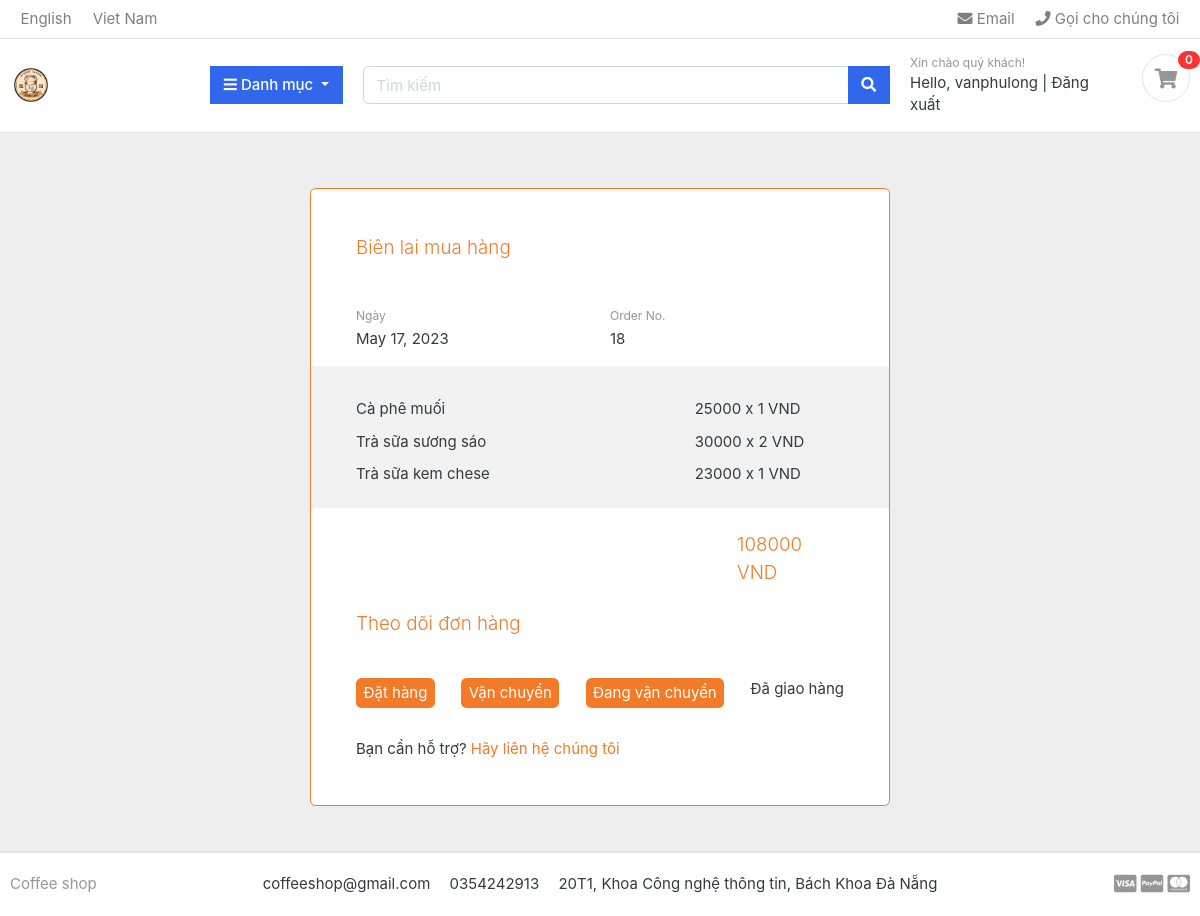
Page /cart/order-detail/18/ (signed in) on the committed database.
### cart/models.py (models this page shows, shortened)
class Order(models.Model):
    customer = models.ForeignKey(Customer, on_delete=models.SET_NULL, null=True)
    date_ordered = models.DateTimeField(default=now)
    complete = models.BooleanField(default=False)
    @property
    def get_cart_total(self):
        orderitems = self.orderitem_set.all()
        total = sum([item.get_total for item in orderitems])
        return total
    @property
    def get_cart_items(self):
        orderitems = self.orderitem_set.all()
        total = sum([item.quantity for item in orderitems])
        return total

class OrderItem(models.Model):
    product = models.ForeignKey(Product, on_delete=models.SET_NULL, null=True)
    order = models.ForeignKey(Order, on_delete=models.SET_NULL, null=True)
    quantity = models.IntegerField(default=0)
    date_added = models.DateTimeField(default=now)
    @property
    def get_total(self):
        total = self.product.price * self.quantity
        return total

### coffee/models.py (models this page shows, shortened)
class Product(models.Model):
    name = models.CharField(max_length=255, unique=True)
    slug = models.SlugField(max_length=100, unique=True)
    price = models.FloatField()
    quantity = models.IntegerField()
    category = models.ForeignKey(Category, on_delete=models.CASCADE)
    image = models.ImageField(max_length=100, upload_to='products/images', blank=True)
    description = models.TextField(max_length=2048, blank=True, default='')

### cart/views.py (the view)
# urls.py: path('order-detail/<int:order_id>/', views.orderDetail, name='order-detail'),
def orderDetail(request,order_id):
    if request.user.is_authenticated:
        data = cartData(request)
        cartItems = data['cartItems']
        customer = request.user.customer
        order = Order.objects.filter(customer=customer, complete=True, id=order_id)
        items = OrderItem.objects.filter(order=order[0])
        return render(request, "order-detail.html", {'items':items, 'order':order[0], 'cartItems':cartItems, 'alert':False})
    else:
        return render(request, "order.html")

### cart/inherit.py (called while the page is built, shortened)
def cartData(request):
    if request.user.is_authenticated:
        customer = request.user.customer
        order, created = Order.objects.get_or_create(customer=customer, complete=False)
        items = order.orderitem_set.all()
        cartItems = order.get_cart_items
    return {'cartItems':cartItems, 'items':items, 'order':order}

### category/context_processors.py (called while the page is built)
def menu_links(request):
    links = Category.objects.all()
    return dict(links=links)

### category/models.py (called while the page is built)
    def get_url(self):
        return reverse('products_by_category', args=[self.slug])

### templates/order-detail.html (shortened to what this page needs)
{% extends 'base.html' %}
{% load static %}
{% block content %}
<section class="h-100 h-custom" style="background-color: #eee;">
    <div class="container py-5 h-100">
      <div class="row d-flex justify-content-center align-items-center h-100">
        <div class="col-lg-8 col-xl-6">
          <div class="card border-top border-bottom border-3" style="border-color: #f37a27 !important;">
            <div class="card-body p-5">
              <p class="lead fw-bold mb-5" style="color: #f37a27;">Biên lai mua hàng</p>
              <div class="row">
                <div class="col mb-3">
                  <p class="small text-muted mb-1">Ngày</p>
                  <p>{{order.date_ordered.date}}</p>
                </div>
                <div class="col mb-3">
                  <p class="small text-muted mb-1">Order No.</p>
                  <p>{{order.id}}</p>
                </div>
              </div>
              <div class="mx-n5 px-5 py-4" style="background-color: #f2f2f2;">
                {% for item in items %}
                <div class="row">
                  <div class="col-md-8 col-lg-8">
                    <p>{{item.product.name}}</p>
                  </div>
                  <div class="col-md-5 col-lg-4">
                    <p>{{item.product.price|floatformat:0}} x {{item.quantity}} VND</p>
                  </div>
                </div>
                {% endfor %}
              </div>
              <div class="row my-4">
                <div class="col-md-4 offset-md-8 col-lg-3 offset-lg-9">
                  <p class="lead fw-bold mb-0" style="color: #f37a27;">{{order.get_cart_total|floatformat:0}} VND</p>
                </div>
              </div>
              <p class="lead fw-bold mb-4 pb-2" style="color: #f37a27;">Theo dõi đơn hàng</p>
              <div class="row">
                <div class="col-lg-12">
                  <div class="horizontal-timeline">
                    <ul class="list-inline items d-flex justify-content-between">
                      <li class="list-inline-item items-list">
                        <p class="py-1 px-2 rounded text-white" style="background-color: #f37a27;">Đặt hàng</p
                          class="py-1 px-2 rounded text-white" style="background-color: #f37a27;">
                      </li>
                      <li class="list-inline-item items-list">
                        <p class="py-1 px-2 rounded text-white" style="background-color: #f37a27;">Vận chuyển</p
                          class="py-1 px-2 rounded text-white" style="background-color: #f37a27;">
                      </li>
                      <li class="list-inline-item items-list">
                        <p class="py-1 px-2 rounded text-white" style="background-color: #f37a27;">Đang vận chuyển
                        </p>
                      </li>
                      <li class="list-inline-item items-list text-end" style="margin-right: 8px;">
                        <p style="margin-right: -8px;">Đã giao hàng</p>
                      </li>
                    </ul>
                  </div>
                </div>
              </div>
              <p class="mt-4 pt-2 mb-0">Bạn cần hỗ trợ? <a href="#!" style="color: #f37a27;">Hãy liên hệ chúng tôi</a></p>
            </div>
          </div>
        </div>
      </div>
    </div>
  </section>
  {% endblock %}

### templates/includes/navbar.html (shortened to what this page needs)
{% load static %}
<header class="section-header">
    <nav class="navbar p-md-0 navbar-expand-sm navbar-light border-bottom">
        <div class="container">
            <div class="collapse navbar-collapse" id="navbarTop4">
                <ul class="navbar-nav mr-auto">
                    <li class="nav-item dropdown">
                        <a href="#" class="nav-link"> English </a>
                    </li>
                    <li class="nav-item dropdown">
                        <a href="#" class="nav-link"> Viet Nam </a>
                    </li>
                </ul>
                <ul class="navbar-nav">
                    <li><a href="#" class="nav-link"> <i class="fa fa-envelope"></i> Email </a></li>
                    <li><a href="#" class="nav-link"> <i class="fa fa-phone"></i> Gọi cho chúng tôi </a></li>
                </ul>
            </div>
        </div>
    </nav>
    <section class="header-main border-bottom">
        <div class="container">
            <div class="row align-items-center">
                <div class="col-lg-2 col-md-3 col-6">
                    <a href="{% url 'home' %}" class="brand-wrap">
                        <img class="logo" src="{% static 'images/logo-shop.png' %}">
                    </a>
                </div>
                <div class="col-lg col-sm col-md col-6 flex-grow-0">
                    <div class="category-wrap dropdown d-inline-block float-right">
                        <button type="button" class="btn btn-primary dropdown-toggle" data-toggle="dropdown">
                            <i class="fa fa-bars"></i> Danh mục
                        </button>
                    </div>
                </div>
                <div class="col-lg  col-md-6 col-sm-12 col">
                    <form action="{% url 'search' %}" class="search">
                        <div class="input-group w-100">
                            <input type="text" class="form-control" style="width:60%;" placeholder="Tìm kiếm" name="keyword">
                            <div class="input-group-append">
                                <button class="btn btn-primary" type="submit">
                                    <i class="fa fa-search"></i>
                                </button>
                            </div>
                        </div>
                    </form>
                </div>
                <div class="col-lg-3 col-sm-6 col-8 order-2 order-lg-3">
                    <div class="d-flex justify-content-end mb-3 mb-lg-0">
                        <div class="widget-header">
                            <small class="title text-muted">Xin chào quý khách!</small>
                            <div>
                                {% if request.user.is_active %}
                                <span class="greet">Hello, {{request.user}}</span> <span class="dark-transp"> | </span>
                                <span><a class="greet" href="{% url 'logout' %}">Đăng xuất</a></span>
                                {% else %}
                                <a href="{% url 'login' %}">Đăng nhập</a> <span class="dark-transp"> | </span>
                                <a href="{%url 'register' %}">Đăng ký</a>
                                {% endif %}
                            </div>
                        </div>
                        <a href="/cart" class="widget-header pl-3 ml-3">
                            <div class="icon icon-sm rounded-circle border"><i class="fa fa-shopping-cart"></i></div>
                            <span class="badge badge-pill badge-danger notify">{{cartItems}}</span>
                        </a>
                    </div>
                </div>
            </div>
        </div>
    </section>
</header>

### static/css/custom.css (style rules this page uses)
.col-lg-4, .col-lg-6, .col-lg-8, .col-lg-12 { margin-top: 10px; }
.btn { border-radius: 0; }

### static/css/ui.css (style rules this page uses)
html { font-family: "Inter", sans-serif; font-size: 15px; }
.icon-xs, .icon-sm, .icon-md, .icon-lg { display: inline-block; text-align: center; flex-shrink: 0; flex-grow: 0; }
.icon-sm { width: 48px; height: 48px; line-height: 48px !important; font-size: 20px; }
p:last-child { margin-bottom: 0; }
.header-main { position: relative; padding-top: 1rem; padding-bottom: 1rem; }
.brand-wrap .logo, .navbar-brand .logo { margin-right: 7px; max-height: 42px; display: inline-block; }
.widget-header { display: inline-block; vertical-align: middle; position: relative; }
.widget-header a { color: #343a40; }
.widget-header i { color: #969696; }
.widget-header .title { display: block; }
.widget-header .notify { position: absolute; top: -3px; right: -10px; }
.list-inline { margin-bottom: 0; }
.list-inline-item { vertical-align: middle; }
[class*=list-] li:after { visibility: hidden; display: block; content: ""; overflow: hidden; height: 0; clear: both; }
.notify { position: absolute; top: -4px; right: -10px; display: inline-block; padding: 0.25em 0.6em; font-size: 12px; line-height: 1; text-align: center; border-radius: 3rem; color: #fff; background-color: #fa3434; }

### rows in the picture
Order: date_ordered "May 17, 2023", id "18", get_cart_total "108000"
OrderItem: product.name "Cà phê muối", product.price "25000", quantity "1"
OrderItem: product.name "Trà sữa sương sáo", product.price "30000", quantity "2"
OrderItem: product.name "Trà sữa kem chese", product.price "23000", quantity "1"

### other values in the picture
{{ request.user }} "vanphulong"
{{ cartItems }} "0"
